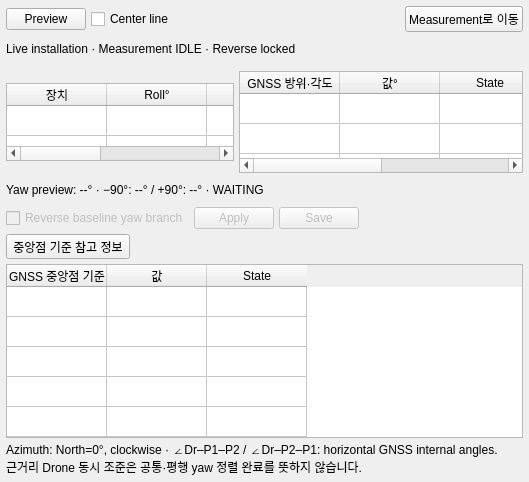
<?xml version='1.0' encoding='utf-8'?>
<ui version="4.0">
  <class>BaselineYaw90Pane</class>
  <widget class="QWidget" name="widget1">
    <property name="minimumSize">
      <size>
        <width>0</width>
        <height>0</height>
      </size>
    </property>
    <property name="maximumSize">
      <size>
        <width>16777215</width>
        <height>16777215</height>
      </size>
    </property>
    <layout class="QVBoxLayout" name="layout2" stretch="0,0,0,0,0,0,0,0,0">
      <property name="leftMargin">
        <number>6</number>
      </property>
      <property name="topMargin">
        <number>6</number>
      </property>
      <property name="rightMargin">
        <number>6</number>
      </property>
      <property name="bottomMargin">
        <number>6</number>
      </property>
      <property name="spacing">
        <number>5</number>
      </property>
      <item>
        <layout class="QHBoxLayout" name="layout3" stretch="0,0,1,0">
          <property name="leftMargin">
            <number>0</number>
          </property>
          <property name="topMargin">
            <number>0</number>
          </property>
          <property name="rightMargin">
            <number>0</number>
          </property>
          <property name="bottomMargin">
            <number>0</number>
          </property>
          <property name="spacing">
            <number>5</number>
          </property>
          <item>
            <widget class="QPushButton" name="preview_button">
              <property name="minimumSize">
                <size>
                  <width>0</width>
                  <height>0</height>
                </size>
              </property>
              <property name="maximumSize">
                <size>
                  <width>16777215</width>
                  <height>16777215</height>
                </size>
              </property>
              <property name="text">
                <string>Preview</string>
              </property>
              <property name="checkable">
                <bool>false</bool>
              </property>
              <property name="commandId" stdset="0">
                <string>camera.toggle</string>
              </property>
            </widget>
          </item>
          <item>
            <widget class="QCheckBox" name="center_line_checkbox">
              <property name="minimumSize">
                <size>
                  <width>0</width>
                  <height>0</height>
                </size>
              </property>
              <property name="maximumSize">
                <size>
                  <width>16777215</width>
                  <height>16777215</height>
                </size>
              </property>
              <property name="text">
                <string>Center line</string>
              </property>
              <property name="checkable">
                <bool>true</bool>
              </property>
              <property name="legacyObjectName" stdset="0">
                <string>baselineYaw90CenterLine</string>
              </property>
            </widget>
          </item>
          <item>
            <spacer name="spacer6">
              <property name="orientation">
                <enum>Qt::Horizontal</enum>
              </property>
              <property name="sizeHint">
                <size>
                  <width>0</width>
                  <height>0</height>
                </size>
              </property>
            </spacer>
          </item>
          <item>
            <widget class="QPushButton" name="measurement_button">
              <property name="minimumSize">
                <size>
                  <width>0</width>
                  <height>0</height>
                </size>
              </property>
              <property name="maximumSize">
                <size>
                  <width>16777215</width>
                  <height>16777215</height>
                </size>
              </property>
              <property name="text">
                <string>Measurement로 이동</string>
              </property>
              <property name="checkable">
                <bool>false</bool>
              </property>
            </widget>
          </item>
        </layout>
      </item>
      <item>
        <widget class="QLabel" name="status">
          <property name="minimumSize">
            <size>
              <width>0</width>
              <height>24</height>
            </size>
          </property>
          <property name="maximumSize">
            <size>
              <width>16777215</width>
              <height>24</height>
            </size>
          </property>
          <property name="text">
            <string>Live installation · Measurement IDLE · Reverse locked</string>
          </property>
          <property name="wordWrap">
            <bool>false</bool>
          </property>
          <property name="alignment">
            <set>Qt::AlignLeft|Qt::AlignVCenter</set>
          </property>
          <property name="textInteractionFlags">
            <set>Qt::LinksAccessibleByMouse</set>
          </property>
          <property name="legacyObjectName" stdset="0">
            <string>statusStrip</string>
          </property>
        </widget>
      </item>
      <item>
        <layout class="QHBoxLayout" name="layout9" stretch="1,1">
          <property name="leftMargin">
            <number>0</number>
          </property>
          <property name="topMargin">
            <number>0</number>
          </property>
          <property name="rightMargin">
            <number>0</number>
          </property>
          <property name="bottomMargin">
            <number>0</number>
          </property>
          <property name="spacing">
            <number>5</number>
          </property>
          <item>
            <widget class="QWidget" name="previews_left">
              <property name="previewSide" stdset="0">
                <string>left</string>
              </property>
              <property name="legacyObjectName" stdset="0">
                <string>cameraPreview</string>
              </property>
            </widget>
          </item>
          <item>
            <widget class="QWidget" name="previews_right">
              <property name="previewSide" stdset="0">
                <string>right</string>
              </property>
              <property name="legacyObjectName" stdset="0">
                <string>cameraPreview</string>
              </property>
            </widget>
          </item>
        </layout>
      </item>
      <item>
        <layout class="QHBoxLayout" name="layout12" stretch="4,5">
          <property name="leftMargin">
            <number>0</number>
          </property>
          <property name="topMargin">
            <number>0</number>
          </property>
          <property name="rightMargin">
            <number>0</number>
          </property>
          <property name="bottomMargin">
            <number>0</number>
          </property>
          <property name="spacing">
            <number>5</number>
          </property>
          <item>
            <widget class="QTableWidget" name="attitude_table">
              <property name="minimumSize">
                <size>
                  <width>0</width>
                  <height>78</height>
                </size>
              </property>
              <property name="maximumSize">
                <size>
                  <width>16777215</width>
                  <height>78</height>
                </size>
              </property>
              <property name="rowCount">
                <number>2</number>
              </property>
              <property name="columnCount">
                <number>5</number>
              </property>
              <column>
                <property name="text">
                  <string>장치</string>
                </property>
              </column>
              <column>
                <property name="text">
                  <string>Roll°</string>
                </property>
              </column>
              <column>
                <property name="text">
                  <string>Pitch°</string>
                </property>
              </column>
              <column>
                <property name="text">
                  <string>State</string>
                </property>
              </column>
              <column>
                <property name="text">
                  <string>Age s</string>
                </property>
              </column>
              <property name="editTriggers">
                <set>QAbstractItemView::NoEditTriggers</set>
              </property>
              <property name="selectionBehavior">
                <enum>QAbstractItemView::SelectRows</enum>
              </property>
              <property name="selectionMode">
                <enum>QAbstractItemView::SingleSelection</enum>
              </property>
              <attribute name="verticalHeaderVisible">
                <bool>false</bool>
              </attribute>
              <attribute name="horizontalHeaderStretchLastSection">
                <bool>false</bool>
              </attribute>
              <property name="legacyObjectName" stdset="0">
                <string>baselineYaw90AttitudeTable</string>
              </property>
              <property name="verticalScrollBarPolicy">
                <enum>Qt::ScrollBarAlwaysOff</enum>
              </property>
            </widget>
          </item>
          <item>
            <widget class="QTableWidget" name="angle_table">
              <property name="minimumSize">
                <size>
                  <width>0</width>
                  <height>102</height>
                </size>
              </property>
              <property name="maximumSize">
                <size>
                  <width>16777215</width>
                  <height>102</height>
                </size>
              </property>
              <property name="rowCount">
                <number>3</number>
              </property>
              <property name="columnCount">
                <number>4</number>
              </property>
              <column>
                <property name="text">
                  <string>GNSS 방위·각도</string>
                </property>
              </column>
              <column>
                <property name="text">
                  <string>값°</string>
                </property>
              </column>
              <column>
                <property name="text">
                  <string>State</string>
                </property>
              </column>
              <column>
                <property name="text">
                  <string>Age s</string>
                </property>
              </column>
              <property name="editTriggers">
                <set>QAbstractItemView::NoEditTriggers</set>
              </property>
              <property name="selectionBehavior">
                <enum>QAbstractItemView::SelectRows</enum>
              </property>
              <property name="selectionMode">
                <enum>QAbstractItemView::SingleSelection</enum>
              </property>
              <attribute name="verticalHeaderVisible">
                <bool>false</bool>
              </attribute>
              <attribute name="horizontalHeaderStretchLastSection">
                <bool>false</bool>
              </attribute>
              <property name="legacyObjectName" stdset="0">
                <string>baselineYaw90AngleTable</string>
              </property>
              <property name="verticalScrollBarPolicy">
                <enum>Qt::ScrollBarAlwaysOff</enum>
              </property>
            </widget>
          </item>
        </layout>
      </item>
      <item>
        <widget class="QLabel" name="branch_status">
          <property name="minimumSize">
            <size>
              <width>0</width>
              <height>24</height>
            </size>
          </property>
          <property name="maximumSize">
            <size>
              <width>16777215</width>
              <height>24</height>
            </size>
          </property>
          <property name="text">
            <string>Yaw preview: --° · −90°: --° / +90°: --° · WAITING</string>
          </property>
          <property name="wordWrap">
            <bool>false</bool>
          </property>
          <property name="alignment">
            <set>Qt::AlignLeft|Qt::AlignVCenter</set>
          </property>
          <property name="textInteractionFlags">
            <set>Qt::LinksAccessibleByMouse</set>
          </property>
          <property name="legacyObjectName" stdset="0">
            <string>statusStrip</string>
          </property>
        </widget>
      </item>
      <item>
        <layout class="QHBoxLayout" name="layout16" stretch="0,0,0,1">
          <property name="leftMargin">
            <number>0</number>
          </property>
          <property name="topMargin">
            <number>0</number>
          </property>
          <property name="rightMargin">
            <number>0</number>
          </property>
          <property name="bottomMargin">
            <number>0</number>
          </property>
          <property name="spacing">
            <number>5</number>
          </property>
          <item>
            <widget class="QCheckBox" name="reverse_checkbox">
              <property name="minimumSize">
                <size>
                  <width>0</width>
                  <height>0</height>
                </size>
              </property>
              <property name="maximumSize">
                <size>
                  <width>16777215</width>
                  <height>16777215</height>
                </size>
              </property>
              <property name="enabled">
                <bool>false</bool>
              </property>
              <property name="text">
                <string>Reverse baseline yaw branch</string>
              </property>
              <property name="checkable">
                <bool>true</bool>
              </property>
              <property name="legacyObjectName" stdset="0">
                <string>baselineYaw90Reverse</string>
              </property>
            </widget>
          </item>
          <item>
            <widget class="QPushButton" name="apply_button">
              <property name="minimumSize">
                <size>
                  <width>0</width>
                  <height>0</height>
                </size>
              </property>
              <property name="maximumSize">
                <size>
                  <width>16777215</width>
                  <height>16777215</height>
                </size>
              </property>
              <property name="enabled">
                <bool>false</bool>
              </property>
              <property name="text">
                <string>Apply</string>
              </property>
              <property name="checkable">
                <bool>false</bool>
              </property>
            </widget>
          </item>
          <item>
            <widget class="QPushButton" name="save_button">
              <property name="minimumSize">
                <size>
                  <width>0</width>
                  <height>0</height>
                </size>
              </property>
              <property name="maximumSize">
                <size>
                  <width>16777215</width>
                  <height>16777215</height>
                </size>
              </property>
              <property name="enabled">
                <bool>false</bool>
              </property>
              <property name="text">
                <string>Save</string>
              </property>
              <property name="checkable">
                <bool>false</bool>
              </property>
            </widget>
          </item>
          <item>
            <widget class="QLabel" name="settings_status">
              <property name="minimumSize">
                <size>
                  <width>0</width>
                  <height>0</height>
                </size>
              </property>
              <property name="maximumSize">
                <size>
                  <width>16777215</width>
                  <height>16777215</height>
                </size>
              </property>
              <property name="text">
                <string />
              </property>
              <property name="wordWrap">
                <bool>false</bool>
              </property>
              <property name="alignment">
                <set>Qt::AlignLeft|Qt::AlignVCenter</set>
              </property>
              <property name="textInteractionFlags">
                <set>Qt::LinksAccessibleByMouse</set>
              </property>
            </widget>
          </item>
        </layout>
      </item>
      <item alignment="Qt::AlignLeft">
        <widget class="QToolButton" name="reference_toggle">
          <property name="minimumSize">
            <size>
              <width>0</width>
              <height>0</height>
            </size>
          </property>
          <property name="maximumSize">
            <size>
              <width>16777215</width>
              <height>16777215</height>
            </size>
          </property>
          <property name="text">
            <string>중앙점 기준 참고 정보</string>
          </property>
          <property name="checkable">
            <bool>true</bool>
          </property>
        </widget>
      </item>
      <item>
        <widget class="QTableWidget" name="reference_table">
          <property name="minimumSize">
            <size>
              <width>0</width>
              <height>174</height>
            </size>
          </property>
          <property name="maximumSize">
            <size>
              <width>16777215</width>
              <height>174</height>
            </size>
          </property>
          <property name="rowCount">
            <number>6</number>
          </property>
          <property name="columnCount">
            <number>3</number>
          </property>
          <column>
            <property name="text">
              <string>GNSS 중앙점 기준</string>
            </property>
          </column>
          <column>
            <property name="text">
              <string>값</string>
            </property>
          </column>
          <column>
            <property name="text">
              <string>State</string>
            </property>
          </column>
          <property name="editTriggers">
            <set>QAbstractItemView::NoEditTriggers</set>
          </property>
          <property name="selectionBehavior">
            <enum>QAbstractItemView::SelectRows</enum>
          </property>
          <property name="selectionMode">
            <enum>QAbstractItemView::SingleSelection</enum>
          </property>
          <attribute name="verticalHeaderVisible">
            <bool>false</bool>
          </attribute>
          <attribute name="horizontalHeaderStretchLastSection">
            <bool>false</bool>
          </attribute>
          <property name="verticalScrollBarPolicy">
            <enum>Qt::ScrollBarAlwaysOff</enum>
          </property>
        </widget>
      </item>
      <item>
        <widget class="QLabel" name="contract">
          <property name="minimumSize">
            <size>
              <width>0</width>
              <height>0</height>
            </size>
          </property>
          <property name="maximumSize">
            <size>
              <width>16777215</width>
              <height>16777215</height>
            </size>
          </property>
          <property name="text">
            <string>Azimuth: North=0°, clockwise · ∠Dr–P1–P2 / ∠Dr–P2–P1: horizontal GNSS internal angles. 근거리 Drone 동시 조준은 공통·평행 yaw 정렬 완료를 뜻하지 않습니다.</string>
          </property>
          <property name="wordWrap">
            <bool>true</bool>
          </property>
          <property name="alignment">
            <set>Qt::AlignLeft|Qt::AlignVCenter</set>
          </property>
          <property name="textInteractionFlags">
            <set>Qt::LinksAccessibleByMouse</set>
          </property>
          <property name="legacyObjectName" stdset="0">
            <string>compactContract</string>
          </property>
        </widget>
      </item>
    </layout>
  </widget>
  <resources />
  <connections />
</ui>
